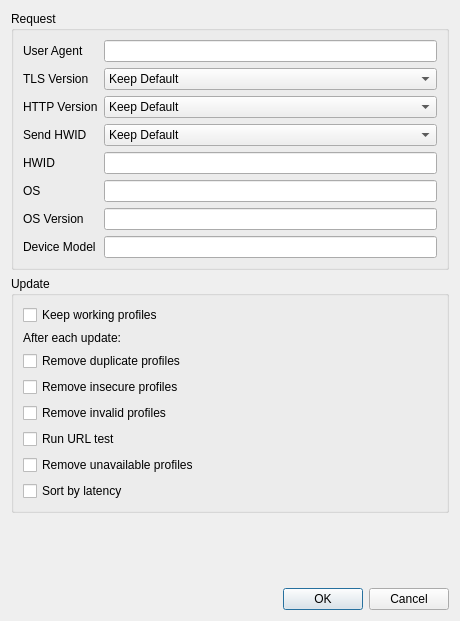
<?xml version="1.0" encoding="UTF-8"?>
<ui version="4.0">
 <class>DialogEditGroupAdvanced</class>
 <widget class="QDialog" name="DialogEditGroupAdvanced">
  <property name="geometry">
   <rect>
    <x>0</x>
    <y>0</y>
    <width>460</width>
    <height>621</height>
   </rect>
  </property>
  <property name="windowTitle">
   <string>Advanced Subscription Settings</string>
  </property>
  <layout class="QVBoxLayout" name="verticalLayout">
   <item>
    <widget class="QGroupBox" name="request_box">
     <property name="title">
      <string>Request</string>
     </property>
     <layout class="QGridLayout" name="request_layout">
      <item row="0" column="0">
       <widget class="QLabel" name="user_agent_l">
        <property name="toolTip">
         <string>Empty uses the User Agent from the Subscription settings.</string>
        </property>
        <property name="text">
         <string>User Agent</string>
        </property>
       </widget>
      </item>
      <item row="0" column="1">
       <widget class="MyLineEdit" name="user_agent"/>
      </item>
      <item row="1" column="0">
       <widget class="QLabel" name="tls_version_l">
        <property name="toolTip">
         <string>TLS versions offered when fetching this subscription. Some servers answer the default handshake with a CAPTCHA or a block page; TLS 1.2 often gets through. Keep Default follows the Subscription settings.</string>
        </property>
        <property name="text">
         <string>TLS Version</string>
        </property>
       </widget>
      </item>
      <item row="1" column="1">
       <widget class="QComboBox" name="tls_version">
        <item>
         <property name="text">
          <string>Keep Default</string>
         </property>
        </item>
        <item>
         <property name="text">
          <string>Auto</string>
         </property>
        </item>
        <item>
         <property name="text">
          <string>TLS 1.2</string>
         </property>
        </item>
        <item>
         <property name="text">
          <string>TLS 1.3</string>
         </property>
        </item>
       </widget>
      </item>
      <item row="2" column="0">
       <widget class="QLabel" name="http_version_l">
        <property name="toolTip">
         <string>Auto uses HTTP/2 when the server offers it. Keep Default follows the Subscription settings.</string>
        </property>
        <property name="text">
         <string>HTTP Version</string>
        </property>
       </widget>
      </item>
      <item row="2" column="1">
       <widget class="QComboBox" name="http_version">
        <item>
         <property name="text">
          <string>Keep Default</string>
         </property>
        </item>
        <item>
         <property name="text">
          <string>Auto</string>
         </property>
        </item>
        <item>
         <property name="text">
          <string>HTTP/1.1</string>
         </property>
        </item>
       </widget>
      </item>
      <item row="3" column="0">
       <widget class="QLabel" name="send_hwid_l">
        <property name="toolTip">
         <string>Send the HWID, OS, OS version and device model headers with this subscription's requests. Keep Default follows the Subscription settings.</string>
        </property>
        <property name="text">
         <string>Send HWID</string>
        </property>
       </widget>
      </item>
      <item row="3" column="1">
       <widget class="QComboBox" name="send_hwid">
        <item>
         <property name="text">
          <string>Keep Default</string>
         </property>
        </item>
        <item>
         <property name="text">
          <string>On</string>
         </property>
        </item>
        <item>
         <property name="text">
          <string>Off</string>
         </property>
        </item>
       </widget>
      </item>
      <item row="4" column="0">
       <widget class="QLabel" name="hwid_l">
        <property name="text">
         <string>HWID</string>
        </property>
       </widget>
      </item>
      <item row="4" column="1">
       <widget class="MyLineEdit" name="hwid"/>
      </item>
      <item row="5" column="0">
       <widget class="QLabel" name="hwid_os_l">
        <property name="text">
         <string>OS</string>
        </property>
       </widget>
      </item>
      <item row="5" column="1">
       <widget class="MyLineEdit" name="hwid_os"/>
      </item>
      <item row="6" column="0">
       <widget class="QLabel" name="hwid_os_version_l">
        <property name="text">
         <string>OS Version</string>
        </property>
       </widget>
      </item>
      <item row="6" column="1">
       <widget class="MyLineEdit" name="hwid_os_version"/>
      </item>
      <item row="7" column="0">
       <widget class="QLabel" name="hwid_model_l">
        <property name="text">
         <string>Device Model</string>
        </property>
       </widget>
      </item>
      <item row="7" column="1">
       <widget class="MyLineEdit" name="hwid_model"/>
      </item>
     </layout>
    </widget>
   </item>
   <item>
    <widget class="QGroupBox" name="update_box">
     <property name="title">
      <string>Update</string>
     </property>
     <layout class="QVBoxLayout" name="update_layout">
      <item>
       <widget class="QCheckBox" name="keep_working">
        <property name="toolTip">
         <string>Profiles whose last test succeeded are kept when the subscription no longer lists them.</string>
        </property>
        <property name="text">
         <string>Keep working profiles</string>
        </property>
       </widget>
      </item>
      <item>
       <widget class="QLabel" name="after_update_l">
        <property name="text">
         <string>After each update:</string>
        </property>
       </widget>
      </item>
      <item>
       <widget class="QCheckBox" name="remove_duplicates">
        <property name="text">
         <string>Remove duplicate profiles</string>
        </property>
       </widget>
      </item>
      <item>
       <widget class="QCheckBox" name="remove_insecure">
        <property name="text">
         <string>Remove insecure profiles</string>
        </property>
       </widget>
      </item>
      <item>
       <widget class="QCheckBox" name="remove_invalid">
        <property name="toolTip">
         <string>Profiles the core rejects. Skipped while the core is unreachable.</string>
        </property>
        <property name="text">
         <string>Remove invalid profiles</string>
        </property>
       </widget>
      </item>
      <item>
       <widget class="QCheckBox" name="url_test">
        <property name="toolTip">
         <string>Tests the group's profiles once the update finishes, after any test already running.</string>
        </property>
        <property name="text">
         <string>Run URL test</string>
        </property>
       </widget>
      </item>
      <item>
       <layout class="QVBoxLayout" name="url_test_follow_ups">
        <item>
         <widget class="QCheckBox" name="remove_unavailable">
          <property name="text">
           <string>Remove unavailable profiles</string>
          </property>
         </widget>
        </item>
        <item>
         <widget class="QCheckBox" name="sort_by_latency">
          <property name="text">
           <string>Sort by latency</string>
          </property>
         </widget>
        </item>
       </layout>
      </item>
     </layout>
    </widget>
   </item>
   <item>
    <spacer name="bottom_spacer">
     <property name="orientation">
      <enum>Qt::Orientation::Vertical</enum>
     </property>
     <property name="sizeHint" stdset="0">
      <size>
       <width>0</width>
       <height>0</height>
      </size>
     </property>
    </spacer>
   </item>
   <item>
    <widget class="QDialogButtonBox" name="buttonBox">
     <property name="standardButtons">
      <set>QDialogButtonBox::StandardButton::Cancel|QDialogButtonBox::StandardButton::Ok</set>
     </property>
    </widget>
   </item>
  </layout>
 </widget>
 <customwidgets>
  <customwidget>
   <class>MyLineEdit</class>
   <extends>QLineEdit</extends>
   <header>include/ui/utils/MyLineEdit.h</header>
  </customwidget>
 </customwidgets>
 <tabstops>
  <tabstop>user_agent</tabstop>
  <tabstop>tls_version</tabstop>
  <tabstop>http_version</tabstop>
  <tabstop>send_hwid</tabstop>
  <tabstop>hwid</tabstop>
  <tabstop>hwid_os</tabstop>
  <tabstop>hwid_os_version</tabstop>
  <tabstop>hwid_model</tabstop>
  <tabstop>keep_working</tabstop>
  <tabstop>remove_duplicates</tabstop>
  <tabstop>remove_insecure</tabstop>
  <tabstop>remove_invalid</tabstop>
  <tabstop>url_test</tabstop>
  <tabstop>remove_unavailable</tabstop>
  <tabstop>sort_by_latency</tabstop>
 </tabstops>
 <resources/>
 <connections>
  <connection>
   <sender>buttonBox</sender>
   <signal>accepted()</signal>
   <receiver>DialogEditGroupAdvanced</receiver>
   <slot>accept()</slot>
   <hints>
    <hint type="sourcelabel">
     <x>229</x>
     <y>498</y>
    </hint>
    <hint type="destinationlabel">
     <x>229</x>
     <y>259</y>
    </hint>
   </hints>
  </connection>
  <connection>
   <sender>buttonBox</sender>
   <signal>rejected()</signal>
   <receiver>DialogEditGroupAdvanced</receiver>
   <slot>reject()</slot>
   <hints>
    <hint type="sourcelabel">
     <x>229</x>
     <y>498</y>
    </hint>
    <hint type="destinationlabel">
     <x>229</x>
     <y>259</y>
    </hint>
   </hints>
  </connection>
 </connections>
</ui>
